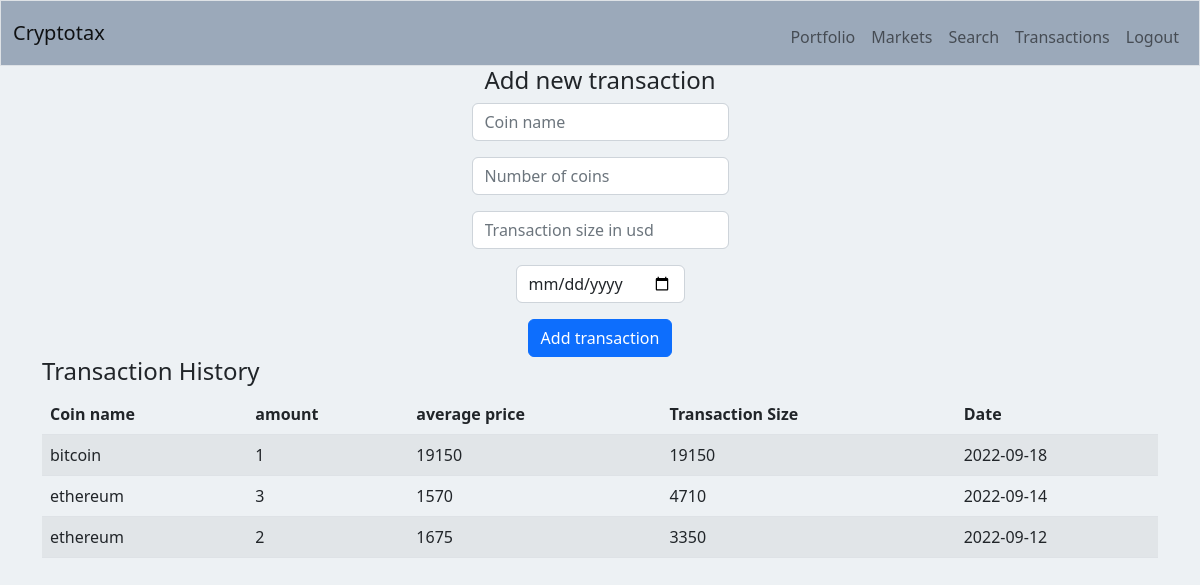
The page /transactions (signed in) on the database as committed earlier.
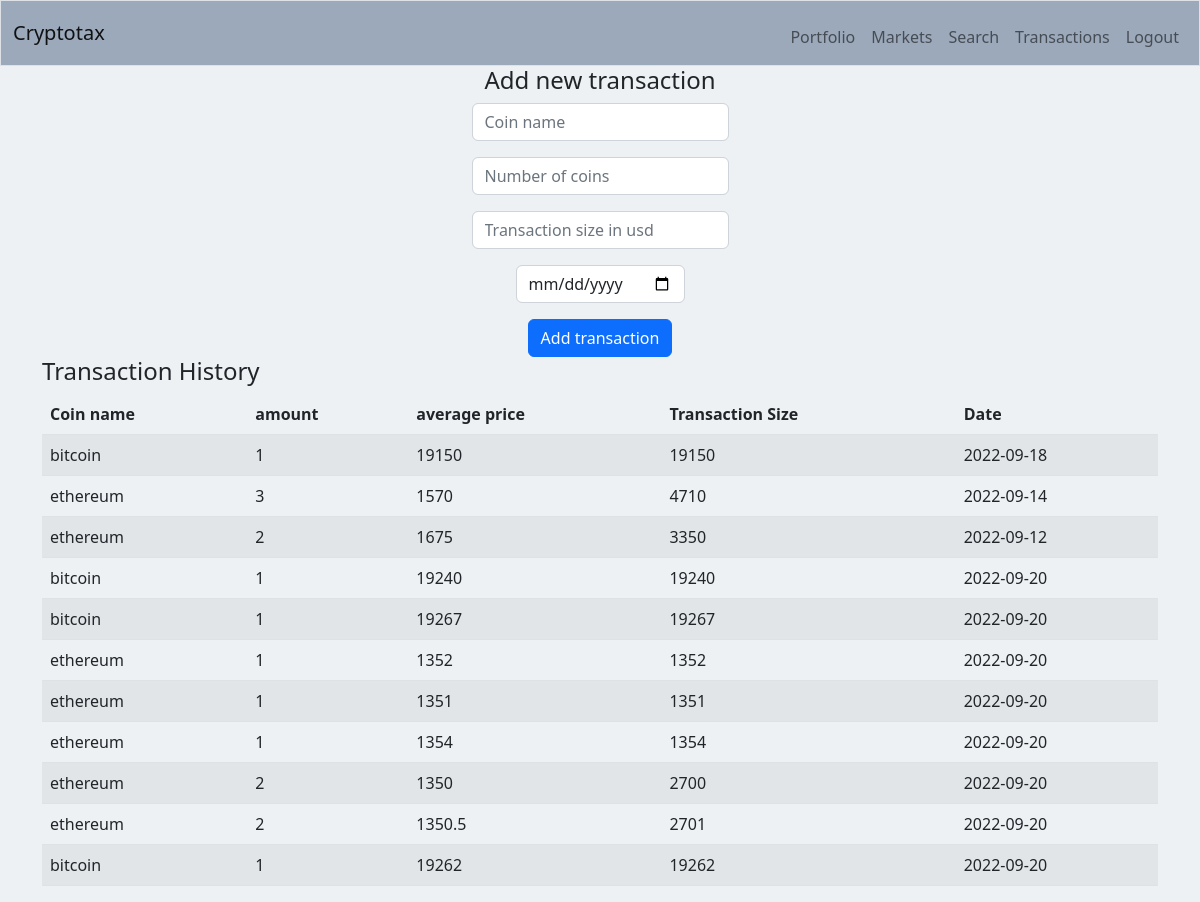
The same page on the database as committed later.
### tables this page shows
CREATE TABLE history (
user_id INTEGER,
symbol TEXT NOT NULL,
number_coins INTEGER NOT NULL,
transaction_size INTEGER NOT NULL,
price_coin INTEGER NOT NULL,
coin_name TEXT NOT NULL,
currency TEXT NOT NULL,
purchase_day TEXT NOT NULL,
FOREIGN KEY (user_id) REFERENCES users(id));

### app.py (the view)
@app.route('/transactions', methods=["GET", "POST"])
@login_required
def transactions():
    if request.method == "POST":
        coin_name = request.form.get("coin_name").lower()
        number_coins = float(request.form.get("number_coins"))
        transaction_size = float(request.form.get("transaction_size"))
        purchase_day = request.form.get("purchase_day")
        currency = "usd"
        if not coin_name:
            return ("Missing coin name", 400)
        if not number_coins:
            return ("Missing number coins", 400)
        if not transaction_size:
            return ("Missing total price", 400)
        if not purchase_day:
            return ("Missing date of transaction", 400)
        price_coin = transaction_size / number_coins
        try:
            result = check_coin(coin_name)
            if result == None:
                return redirect("/coinlist")
        except:
            return redirect("/coinlist")
        info = cg.get_coin_by_id(coin_name)
        db = get_db()
        db.execute("INSERT INTO history (user_id, coin_name, symbol, number_coins, transaction_size, price_coin, currency, purchase_day) VALUES (?, ?, ?, ?, ?, ?, ?, ?)", (session["user_id"][0], info["id"], info["symbol"], number_coins, transaction_size, price_coin, currency, purchase_day))
        db.commit()
        check = query_db("SELECT * FROM portfolio WHERE coin_name = ? AND user_id = ?", (coin_name, session["user_id"][0]), one=True)
        if check is not None:
            number_coins = number_coins + check[3]
            total_cost = transaction_size + check[4]
            db.execute("UPDATE portfolio SET coins = ? WHERE user_id = ? AND symbol = ?", (number_coins, session["user_id"][0], info["symbol"]))
            db.execute("UPDATE portfolio SET total_cost = ? WHERE user_id = ? AND symbol = ?", (total_cost, session["user_id"][0], info["symbol"]))
            db.commit()
            return redirect("/transactions")
        else:
            db.execute("INSERT INTO portfolio (user_id, coin_name, symbol, coins, total_cost) VALUES (?, ?, ?, ?, ?)", (session["user_id"][0], info["id"], info["symbol"], number_coins,transaction_size))
            db.commit()
        return redirect("/transactions")
    else:
        db = get_db()
        cur = db.cursor()
        user_id = session["user_id"][0]
        cur.execute("SELECT * FROM history WHERE user_id =?", (user_id,))
        transactions = cur.fetchall()
        return render_template("transactions.html", transactions=transactions)

### app.py (called while the page is built)
@app.teardown_appcontext
def close_connection(exception):
    db = getattr(g, '_database', None)
    if db is not None:
        db.close()

@app.after_request
def add_header(response):
    response.headers['Cache-Control'] = 'no-store, no-cache, must-revalidate, post-check=0, pre-check=0, max-age=0'
    response.headers['Pragma'] = 'no-cache'
    response.headers['Expires'] = '-1'
    return response

### functions.py (called while the page is built)
def get_db():
    db = getattr(g, '_database', None)
    if db is None:
        db = g._database = sqlite3.connect("cryptotax.db")
    return db

def login_required(f):
    @wraps(f)
    def decorated_function(*args, **kwargs):
        if session.get("user_id") is None:
            return redirect('/login')
        return f(*args, **kwargs)
    return decorated_function

### templates/transactions.html (shortened to what this page needs)
{% extends "layout.html" %}
{% block main %}
<div class="container text-center">
    <h4>Add new transaction</h4>
    <form action="/transactions" method="post">
        <div class="mb-3">
            <input autocomplete="off" autofocus class="form-control mx-auto w-auto" id="coin_name" name="coin_name" placeholder="Coin name" type="text" required>
        </div>
        <div class="mb-3">
            <input class="form-control mx-auto w-auto" id="number_coins" name="number_coins" placeholder="Number of coins" type="number" required>
        </div>
        <div class="mb-3">
            <input class="form-control mx-auto w-auto" id="transaction_size" name="transaction_size" placeholder="Transaction size in usd" type="number" required>
        </div>
        <div class="mb-3">
            <input class="form-control mx-auto w-auto" id="purchase_day" name="purchase_day" placeholder="Date yyyy/mm/dd" type="date" required>
        </div>
        <button class="btn btn-primary mx-auto w-auto" type="submit">Add transaction</button>
        </div>
<div class="container">
    <h4>Transaction History</h4>
    <table class="table table-striped">
        <thead>
            <tr>
                <th scope="col">Coin name</th>
                <th scope="col">amount</th>
                <th scope="col">average price</th>
                <th scope="col">Transaction Size</th>
                <th scope="col">Date</th>
            </tr>
        </thead>
        <tbody>
            {% for row in transactions %}
            <tr>
                <td >{{row[5]}} </td>
                <td >{{row[2]}} </td>
                <td >{{row[4]}} </td>
                <td >{{row[3]}} </td>
                <td >{{row[7]}} </td>
            </tr>
            {% endfor %}
        </tbody>
    </table>
</div>
{% endblock %}

### templates/layout.html (shortened to what this page needs)
<!DOCTYPE html>
<html lang="en">
  <head>
    <link href="https://cdn.jsdelivr.net/npm/bootstrap@5.2.1/dist/css/bootstrap.min.css" rel="stylesheet">
    <link rel="stylesheet" href="static/styles.css">
  </head>
  <body>
    <nav class="navbar navbar-custom border navbar navbar-expand-md">
      <div class="container-fluid">
          <a class="navbar-brand" href="/"><span class="red">Cryptotax</span></a>
          <div class="collapse navbar-collapse" id="navbar">
            {% if session["user_id"] %}
                   <ul class="navbar-nav ms-auto mt-2">
                      <li class="nav-item"><a class="nav-link" href="/">Portfolio</a></li>
                      <li class="nav-item"><a class="nav-link" href="/markets">Markets</a></li>
                      <li class="nav-item"><a class="nav-link" href="/search">Search</a></li>
                      <li class="nav-item"><a class="nav-link" href="/transactions">Transactions</a></li>
                      <li class="nav-item"><a class="nav-link" href="/logout">Logout</a></li>
                  </ul>
            {% else %}
                  <ul class="navbar-nav ms-auto mt-2">
                      <li class="nav-item"><a class="nav-link" href="/markets">Markets</a></li>
                      <li class="nav-item"><a class="nav-link" href="/register">Register</a></li>
                      <li class="nav-item"><a class="nav-link" href="/login">Login</a></li>
                  </ul>
            {% endif %}
          </div>
      </div>
  </nav>
    {% block main %}{% endblock %}
  </body>
</html>

### static/styles.css (style rules this page uses)
body { background-color: #edf1f4; }
.navbar-custom { background-color: #9ba9ba }

Rows that differ between the two databases and show on the page:
added history: coin_name "bitcoin", number_coins "1", price_coin "19240", transaction_size "19240", purchase_day "2022-09-20"
added history: coin_name "bitcoin", number_coins "1", price_coin "19267", transaction_size "19267", purchase_day "2022-09-20"
added history: coin_name "ethereum", number_coins "1", price_coin "1352", transaction_size "1352", purchase_day "2022-09-20"
added history: coin_name "ethereum", number_coins "1", price_coin "1351", transaction_size "1351", purchase_day "2022-09-20"
added history: coin_name "ethereum", number_coins "1", price_coin "1354", transaction_size "1354", purchase_day "2022-09-20"
added history: coin_name "ethereum", number_coins "2", price_coin "1350", transaction_size "2700", purchase_day "2022-09-20"
added history: coin_name "ethereum", number_coins "2", price_coin "1350.5", transaction_size "2701", purchase_day "2022-09-20"
added history: coin_name "bitcoin", number_coins "1", price_coin "19262", transaction_size "19262", purchase_day "2022-09-20"
